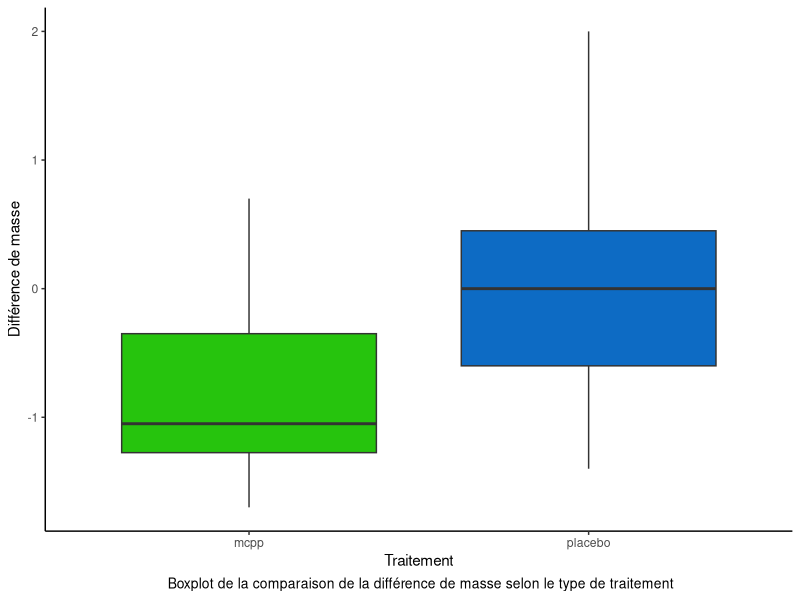
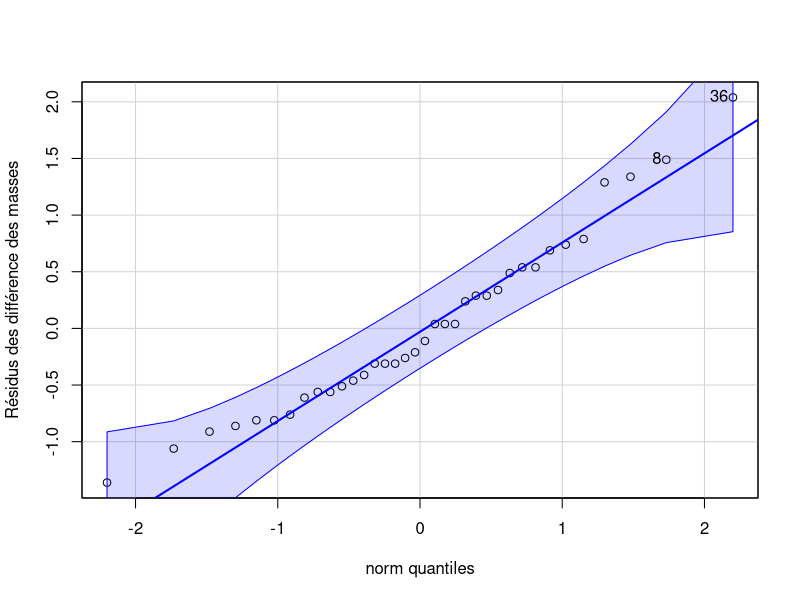
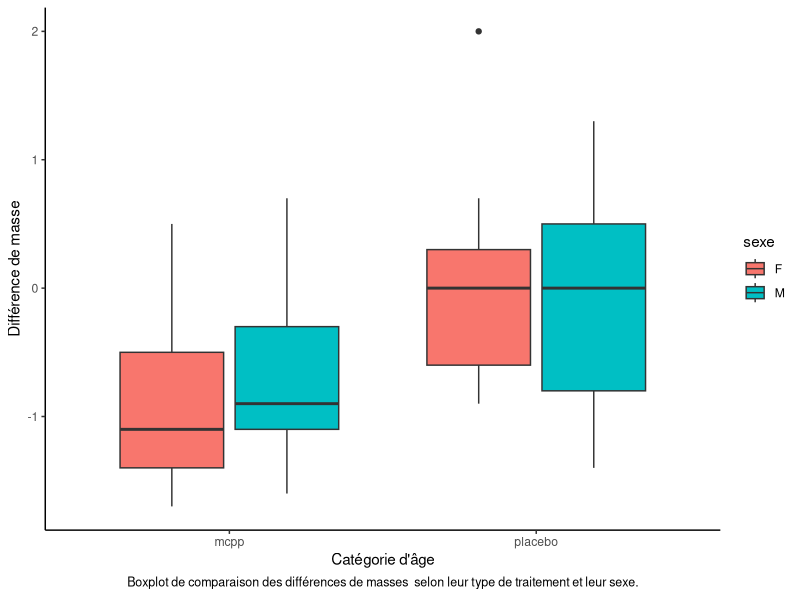
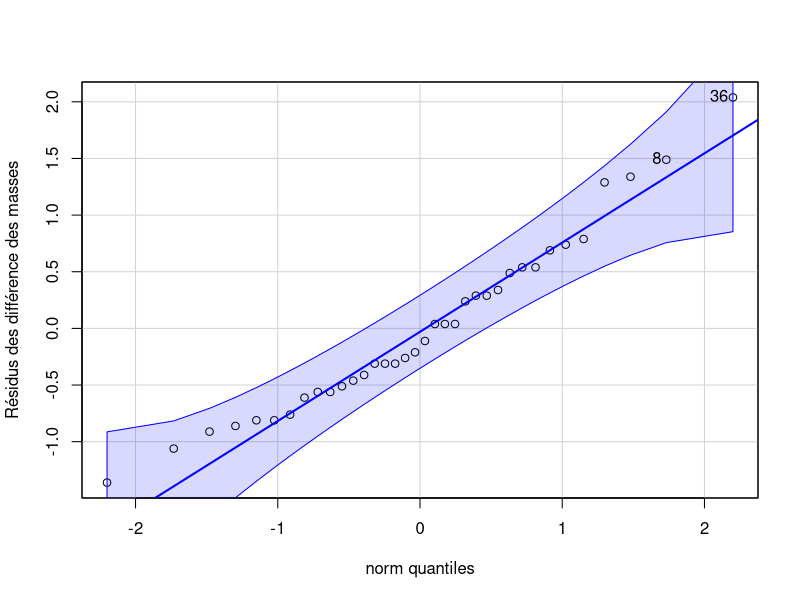
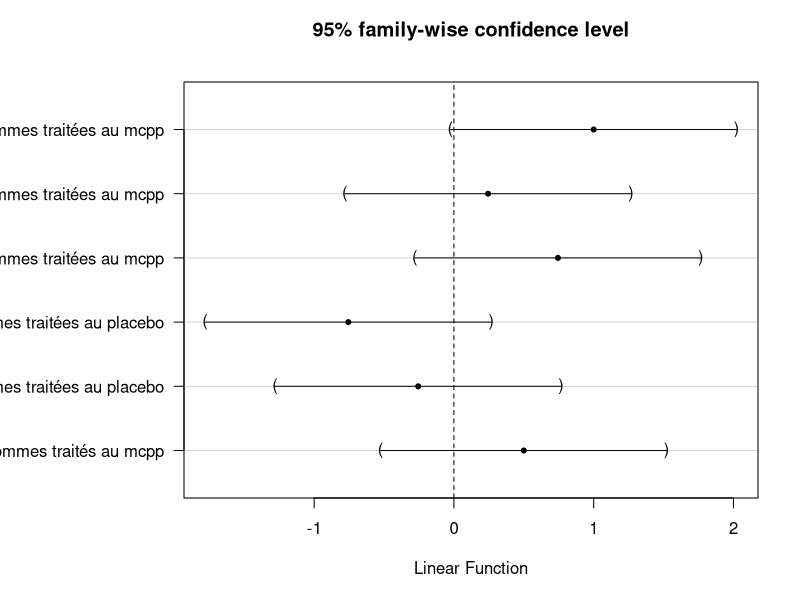

The R source for these figures, in order:
## ---- chunk 1
library(readr)
mcpp <- read_csv("data/mcpp.csv")
View(mcpp)
## ---- chunk 2
library(dplyr)
mcpp%>%group_by(traitement)%>% summarise("mean" = mean(poids, na.rm=TRUE), "sd" = sd(poids, na.rm=TRUE), "number" = length(poids)) -> poids_traitement

library(knitr)

kable(x = poids_traitement, format = "pandoc", caption = "Tableau de la différence de masse moyenne selon le type de traitement ", col.names = c("Traitement", "différence de masse moyenne", "Ecart-type", "Nombre d'observations"), align = "c")

## ---- chunk 3
library("ggplot2")
ggplot(data=mcpp) +
  geom_boxplot(mapping=aes(x= as.factor(traitement),y=poids), fill=c("#26c40d", "#0d6bc4"))+
theme_classic()+
   labs( x = "Traitement", y = "Différence de masse", caption = " Boxplot de la comparaison de la différence de masse selon le type de traitement")+
theme(plot.caption = element_text(hjust = 0.5, size = 10))
 
## ---- chunk 4
library("dplyr")
mcpp %>% mutate(poids.res = poids - ave(poids, traitement)) -> mcpp
## ---- chunk 5
car::qqPlot(mcpp$poids.res, distribution = "norm",
  envelope = 0.95, col = "Black", ylab = "Résidus des différence des masses")
## ---- chunk 6
t.test(poids ~ traitement, data = mcpp,
  alternative = "less", conf.level = 0.95, var.equal = TRUE)
## ---- chunk 7
mcpp$traitement_sexe <- with(mcpp, interaction(traitement,  sexe), drop = TRUE )

## Recodage de mcpp$traitement_sexe
mcpp$traitement_sexe <- as.character(mcpp$traitement_sexe)
mcpp$traitement_sexe[mcpp$traitement_sexe == "mcpp.F"] <- "Femmes traitées au mcpp"
mcpp$traitement_sexe[mcpp$traitement_sexe == "placebo.F"] <- "Femmes traitées au placebo"
mcpp$traitement_sexe[mcpp$traitement_sexe == "mcpp.M"] <- "Hommes traités au mcpp"
mcpp$traitement_sexe[mcpp$traitement_sexe == "placebo.M"] <- "Hommes traités au placebo"
mcpp$traitement_sexe <- factor(mcpp$traitement_sexe)

## ---- chunk 8
library(dplyr)
mcpp%>%group_by(traitement_sexe)%>% summarise("mean" = mean(poids, na.rm=TRUE), "sd" = sd(poids, na.rm=TRUE), "number" = length(poids)) -> perte_poids_traitement_sexe

library(knitr)

kable(x = perte_poids_traitement_sexe, format = "pandoc", caption = "Tableau de la différene de masse (kg) en selon le traitement et le sexe", col.names = c("type de traitement et sexe", "Différence de masse moyenne ", "Ecart-type", "Nombre d'observations"), align = "c")

## ---- chunk 9

library(ggplot2)
ggplot(data=mcpp) +
  geom_boxplot(mapping=aes(x= as.factor(traitement),y=poids, fill=sexe))+
  theme_classic() +
 labs( x = "Catégorie d'âge", y = "Différence de masse", caption = expression(paste("Boxplot de comparaison des différences de masses  selon leur type de traitement et leur sexe.")))+
  theme(plot.caption = element_text(hjust = 0.5, size = 9))
## ---- chunk 10
library(tidyverse)
car::qqPlot(mcpp$poids.res, distribution = "norm",
  envelope = 0.95, col = "Black", ylab = "Résidus des différence des masses")
## ---- chunk 11
bartlett.test(poids  ~ traitement_sexe, data = mcpp)
## ---- chunk 12
anova(anova. <- lm(poids ~ traitement_sexe, data = mcpp))
## ---- chunk 13
summary(anovaComp. <- confint(multcomp::glht(anova.,
  linfct = multcomp::mcp(traitement_sexe = "Tukey")))) # Add a second factor if you want
.oma <- par(oma = c(0, 5.1, 0, 0)); plot(anovaComp.); par(.oma); rm(.oma)
